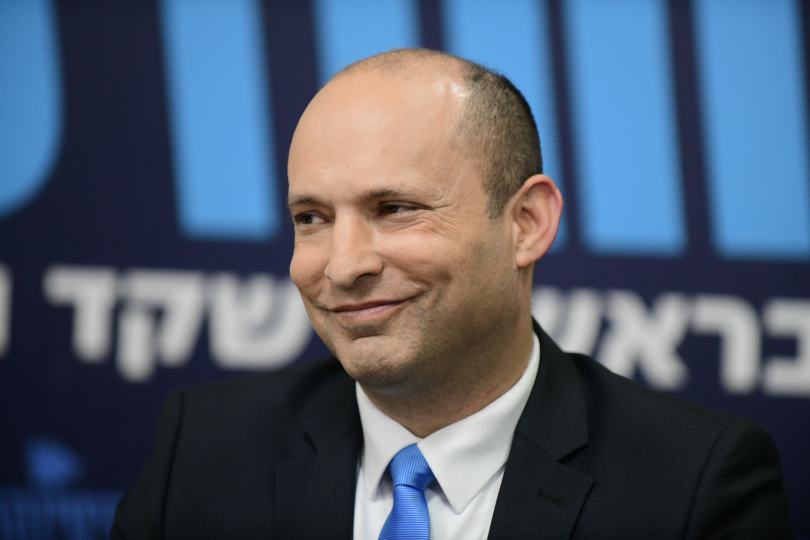
#> input picture opencv/ComputerVision/BackgRemov/image.jpg, 1620 x 1080 px, given in place of the camera (shown at 1/2 size)
$ python hsvColor.py
#> lines starting #> are read from the running program, lines starting #| are printed output that depends on the picture; after the words box and inside, x2 and y2 are one past the last pixel; in counts of white or black regions, pixels touching at a corner belong together
'''
HSV, like HSL (or in OpenCV, HLS), is one of the cylindrical colorspaces.

Hue = the color. A degrees from 0 to 360
Saturation = greyness.
     how far from the center you are
    The center has absolutely no saturation---only gray colors from black to
Value =  brightness

HSL ( hue, saturation, lightness)

'''
import cv2
import numpy as np

frameWidth = 640
frameHeight = 480
camera_num = 0
cap = cv2.VideoCapture(camera_num)
cap.set(3, frameWidth)
cap.set(4, frameHeight)
cap.set(0,150)

def empty(a):
    pass

cv2.namedWindow("HSV")
cv2.resizeWindow("HSV",640,240)
cv2.createTrackbar("HUE Min","HSV",0,179,empty)
#> slider 'HUE Min' is set to 35
cv2.createTrackbar("SAT Min","HSV",0,255,empty)
#> slider 'SAT Min' is set to 51
cv2.createTrackbar("VALUE Min","HSV",0,255,empty)
#> slider 'VALUE Min' is set to 51
cv2.createTrackbar("HUE Max","HSV",179,179,empty)
cv2.createTrackbar("SAT Max","HSV",255,255,empty)
cv2.createTrackbar("VALUE Max","HSV",255,255,empty)

while True:

    _, img = cap.read()
#> img is the input picture: shape (1080, 1620, 3); mean B, G, R 109.3, 92.3, 80.7
    imgHsv = cv2.cvtColor(img,cv2.COLOR_BGR2HSV)
#> imgHsv: shape (1080, 1620, 3); mean H, S, V 87.2, 103.8, 119.9

    h_min = cv2.getTrackbarPos("HUE Min","HSV")
    h_max = cv2.getTrackbarPos("HUE Max", "HSV")
    s_min = cv2.getTrackbarPos("SAT Min", "HSV")
    s_max = cv2.getTrackbarPos("SAT Max", "HSV")
    v_min = cv2.getTrackbarPos("VALUE Min", "HSV")
    v_max = cv2.getTrackbarPos("VALUE Max", "HSV")
    print(h_min)

    lower = np.array([h_min,s_min,v_min])
    upper = np.array([h_max,s_max,v_max])
    mask = cv2.inRange(imgHsv,lower,upper)
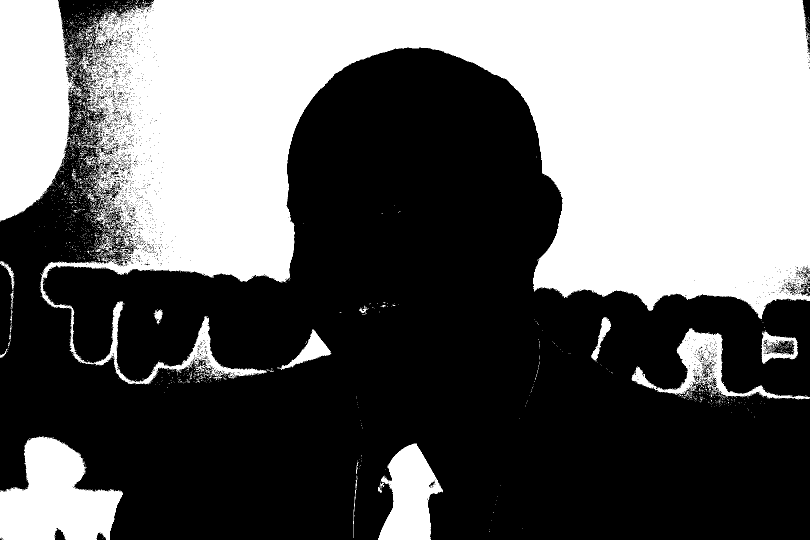
#> mask: shape (1080, 1620) (shown at 1/2 size); 41.3% white; 1921 white regions (1853 under 20 px), largest, box (x1, y1, x2, y2) and area: (80, 0, 1620, 769) 596459, (0, 0, 171, 444) 53066, (0, 873, 246, 1080) 33164
    result = cv2.bitwise_and(img,img, mask = mask)
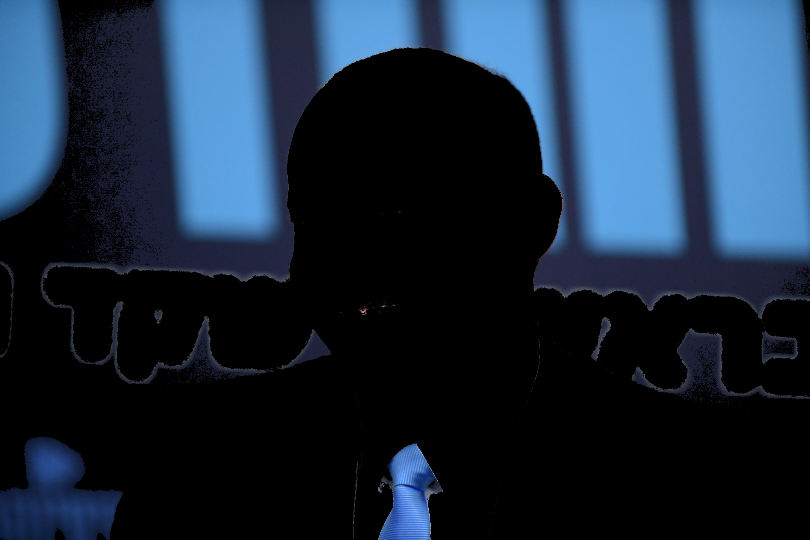
#> result: shape (1080, 1620, 3) (shown at 1/2 size); mean B, G, R 60.3, 41.7, 25.4

    mask = cv2.cvtColor(mask, cv2.COLOR_GRAY2BGR)
    hStack = np.hstack([img,mask,result])
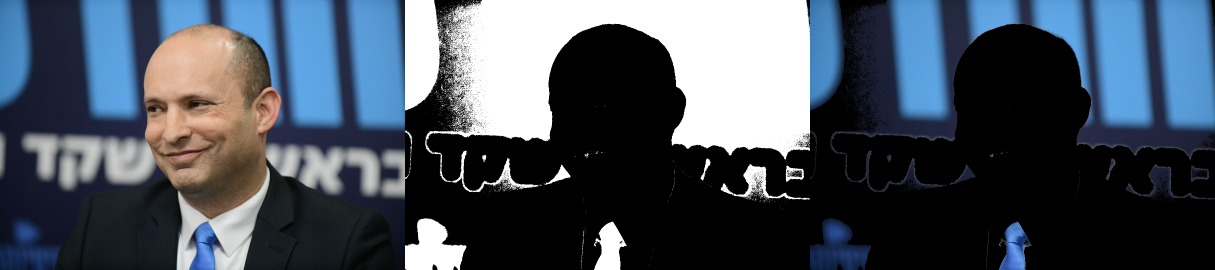
#> hStack: shape (1080, 4860, 3) (shown at 1/4 size); mean B, G, R 91.6, 79.7, 70.4
    #cv2.imshow('Original', img)
    cv2.imshow('HSV Color Space', imgHsv)
    cv2.imshow('Mask', mask)
    cv2.imshow('Result', result)
    cv2.imshow('Horizontal Stacking', hStack)
    if cv2.waitKey(1) & 0xFF == ord('q'):
#> (key q is pressed here)
        break

cap.release()
cv2.destroyAllWindows()
